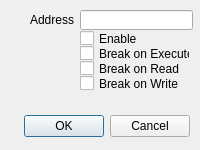
<?xml version="1.0" encoding="UTF-8"?>
<ui version="4.0">
 <class>DialogEditBreakpoint</class>
 <widget class="QDialog" name="DialogEditBreakpoint">
  <property name="geometry">
   <rect>
    <x>0</x>
    <y>0</y>
    <width>200</width>
    <height>150</height>
   </rect>
  </property>
  <property name="sizePolicy">
   <sizepolicy hsizetype="Fixed" vsizetype="Fixed">
    <horstretch>0</horstretch>
    <verstretch>0</verstretch>
   </sizepolicy>
  </property>
  <property name="minimumSize">
   <size>
    <width>200</width>
    <height>150</height>
   </size>
  </property>
  <property name="maximumSize">
   <size>
    <width>200</width>
    <height>150</height>
   </size>
  </property>
  <property name="windowTitle">
   <string>Edit Breakpoint</string>
  </property>
  <widget class="QDialogButtonBox" name="buttonBox">
   <property name="geometry">
    <rect>
     <x>0</x>
     <y>110</y>
     <width>190</width>
     <height>32</height>
    </rect>
   </property>
   <property name="standardButtons">
    <set>QDialogButtonBox::Cancel|QDialogButtonBox::Ok</set>
   </property>
  </widget>
  <widget class="QLineEdit" name="lineEdit">
   <property name="geometry">
    <rect>
     <x>80</x>
     <y>10</y>
     <width>113</width>
     <height>20</height>
    </rect>
   </property>
  </widget>
  <widget class="QLabel" name="label">
   <property name="geometry">
    <rect>
     <x>30</x>
     <y>10</y>
     <width>47</width>
     <height>20</height>
    </rect>
   </property>
   <property name="text">
    <string>Address</string>
   </property>
  </widget>
  <widget class="QCheckBox" name="checkBox">
   <property name="geometry">
    <rect>
     <x>80</x>
     <y>30</y>
     <width>100</width>
     <height>17</height>
    </rect>
   </property>
   <property name="text">
    <string>Enable</string>
   </property>
  </widget>
  <widget class="QCheckBox" name="checkBox_2">
   <property name="geometry">
    <rect>
     <x>80</x>
     <y>45</y>
     <width>110</width>
     <height>17</height>
    </rect>
   </property>
   <property name="text">
    <string>Break on Execute</string>
   </property>
  </widget>
  <widget class="QCheckBox" name="checkBox_3">
   <property name="geometry">
    <rect>
     <x>80</x>
     <y>60</y>
     <width>100</width>
     <height>17</height>
    </rect>
   </property>
   <property name="text">
    <string>Break on Read</string>
   </property>
  </widget>
  <widget class="QCheckBox" name="checkBox_4">
   <property name="geometry">
    <rect>
     <x>80</x>
     <y>75</y>
     <width>100</width>
     <height>17</height>
    </rect>
   </property>
   <property name="text">
    <string>Break on Write</string>
   </property>
  </widget>
 </widget>
 <resources/>
 <connections>
  <connection>
   <sender>buttonBox</sender>
   <signal>accepted()</signal>
   <receiver>DialogEditBreakpoint</receiver>
   <slot>accept()</slot>
   <hints>
    <hint type="sourcelabel">
     <x>248</x>
     <y>254</y>
    </hint>
    <hint type="destinationlabel">
     <x>157</x>
     <y>274</y>
    </hint>
   </hints>
  </connection>
  <connection>
   <sender>buttonBox</sender>
   <signal>rejected()</signal>
   <receiver>DialogEditBreakpoint</receiver>
   <slot>reject()</slot>
   <hints>
    <hint type="sourcelabel">
     <x>316</x>
     <y>260</y>
    </hint>
    <hint type="destinationlabel">
     <x>286</x>
     <y>274</y>
    </hint>
   </hints>
  </connection>
 </connections>
</ui>
